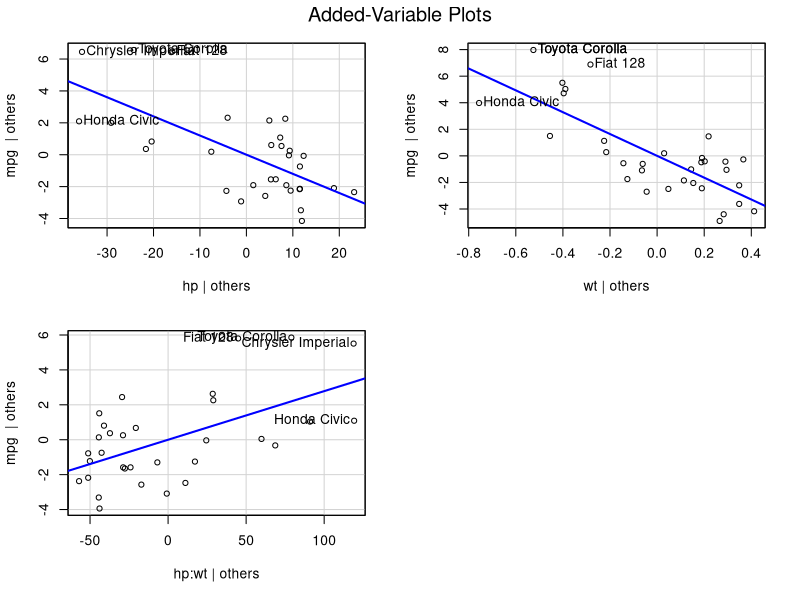
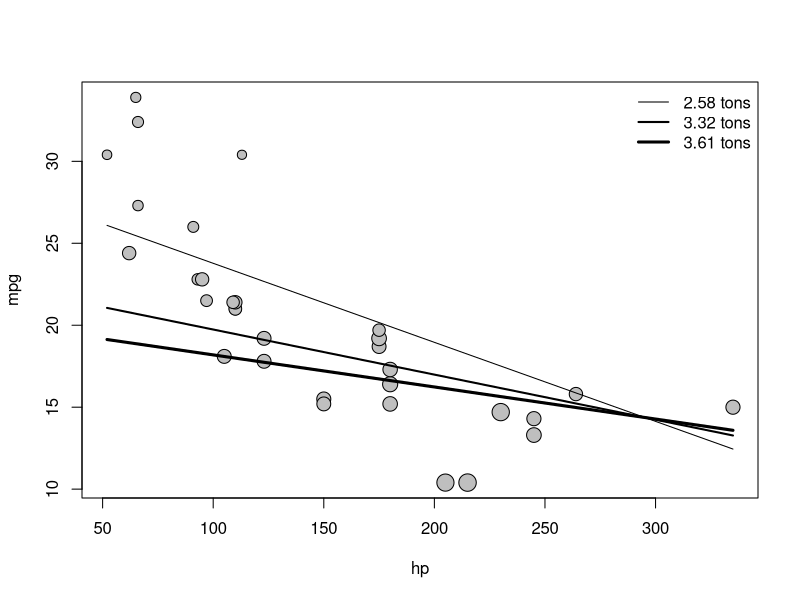

Generate these figures, in order, with R:
#Example of how to plot models with multiple predictor variables
#Model with 2 continuous predictors
#10/5/2022 JS

#load data and library
data(mtcars)
library(car)

#make a linear model explaining fuel efficiency (mpg) using
#car horsepower and weight

mod1 <- lm(mpg ~ hp*wt, data= mtcars)
summary(mod1)

#notice significant interaction bw hp and wt

#Quick and easy way
avPlots(mod1)

#This way is a bit more work, but far more flexible

#Make a dummy data set for a range of horse power, and three level of weight
#this is a little tricky so we'll go step by step

#first, make a sequence of 5 values that covers the full range of hp in the data
hp <- seq(min(mtcars$hp),max(mtcars$hp),length = 5)

#now make a vector of three values for wt, representing a 
#low value ( i.e. the 1st quartile), and medium value (i.e. median), an a higher value
#(i.e. 3rd quartile)
#we can get teh quartiles and median from the summary function:
wt <- summary(mtcars$wt)[c(2,3,5)]
print(wt)

#now use expand.grid to make a data frame with all possible combinations
#of hp and wt
dd <- expand.grid(hp,wt)
names(dd) <- c("hp","wt")
print(dd)

#Now use "predict" and your model to predict mpg for every 
#combination of hp and wt in the dummy data
#and add that to the dummy data (dd)
dd$mpg.pred <- predict(mod1, dd)
print(dd)

#plot the actual data using mpg explained by hp
#Note that I cleverly used the
#cex arguement to scale the point size by square root of car weight (wt)
plot(mpg ~ hp, data = mtcars,
     cex = sqrt(mtcars$wt), 
     pch = 21, bg = "grey75")

#now use subset to plot lines for the dummy data
#I used "lwd" to scale line thickness to indicate predictions for 
#small cars (1st quartile of wt), medium cars (median), and large cars (3rd Q)
lines(mpg.pred ~ hp, data = subset(dd, wt == summary(mtcars$wt)[2]),
      lwd = 1)
lines(mpg.pred ~ hp, data = subset(dd, wt == summary(mtcars$wt)[3]),
      lwd = 2)
lines(mpg.pred ~ hp, data = subset(dd, wt == summary(mtcars$wt)[5]),
      lwd = 3)

#legend
legend("topright", lty = 1, lwd = c(1,2,3), bty = 'n',
       legend = c("2.58 tons","3.32 tons","3.61 tons"))
